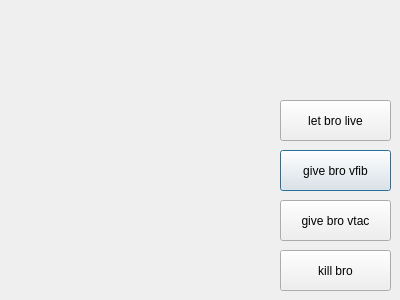
<?xml version="1.0" encoding="UTF-8"?>
<ui version="4.0">
 <class>PatientWindow</class>
 <widget class="QDialog" name="PatientWindow">
  <property name="geometry">
   <rect>
    <x>0</x>
    <y>0</y>
    <width>400</width>
    <height>300</height>
   </rect>
  </property>
  <property name="windowTitle">
   <string>Dialog</string>
  </property>
  <widget class="QPushButton" name="vFibButton">
   <property name="geometry">
    <rect>
     <x>280</x>
     <y>150</y>
     <width>111</width>
     <height>41</height>
    </rect>
   </property>
   <property name="text">
    <string>give bro vfib</string>
   </property>
  </widget>
  <widget class="QPushButton" name="vFibButton_2">
   <property name="geometry">
    <rect>
     <x>280</x>
     <y>200</y>
     <width>111</width>
     <height>41</height>
    </rect>
   </property>
   <property name="text">
    <string>give bro vtac</string>
   </property>
  </widget>
  <widget class="QPushButton" name="vFibButton_3">
   <property name="geometry">
    <rect>
     <x>280</x>
     <y>100</y>
     <width>111</width>
     <height>41</height>
    </rect>
   </property>
   <property name="text">
    <string>let bro live</string>
   </property>
  </widget>
  <widget class="QPushButton" name="vFibButton_4">
   <property name="geometry">
    <rect>
     <x>280</x>
     <y>250</y>
     <width>111</width>
     <height>41</height>
    </rect>
   </property>
   <property name="text">
    <string>kill bro</string>
   </property>
  </widget>
 </widget>
 <resources/>
 <connections/>
</ui>
